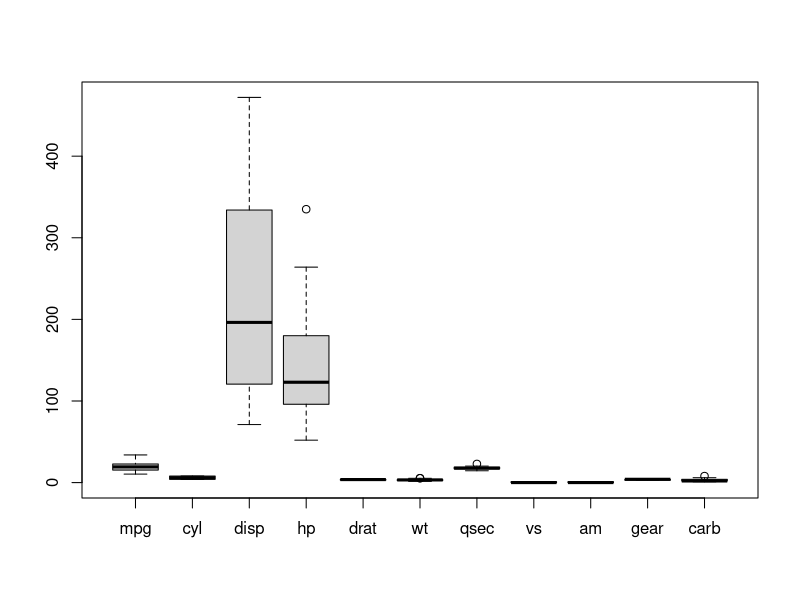
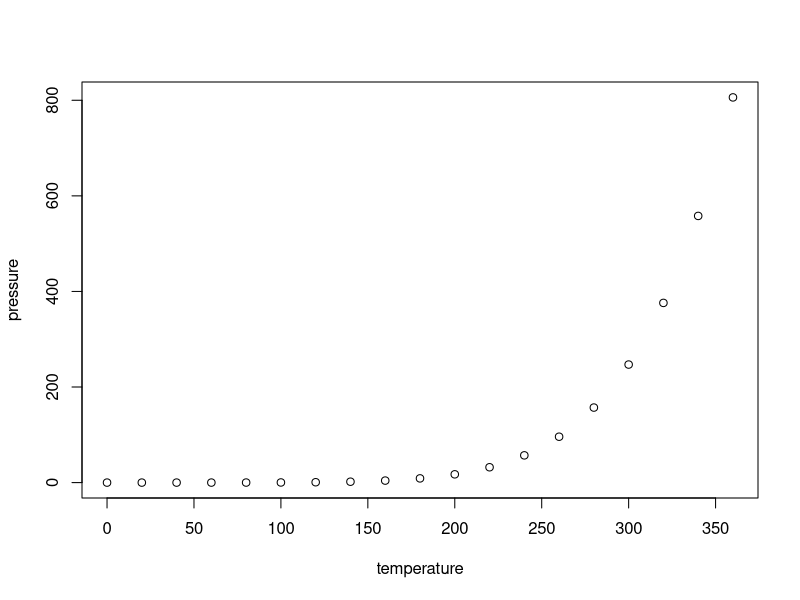

Recreate these plots in R, in order.
## ---- chunk 1
knitr::opts_chunk$set(echo = TRUE)
## ---- chunk 2
boxplot(mtcars)
## ---- chunk 3
summary(cars)
## ---- chunk 4
plot(pressure)
